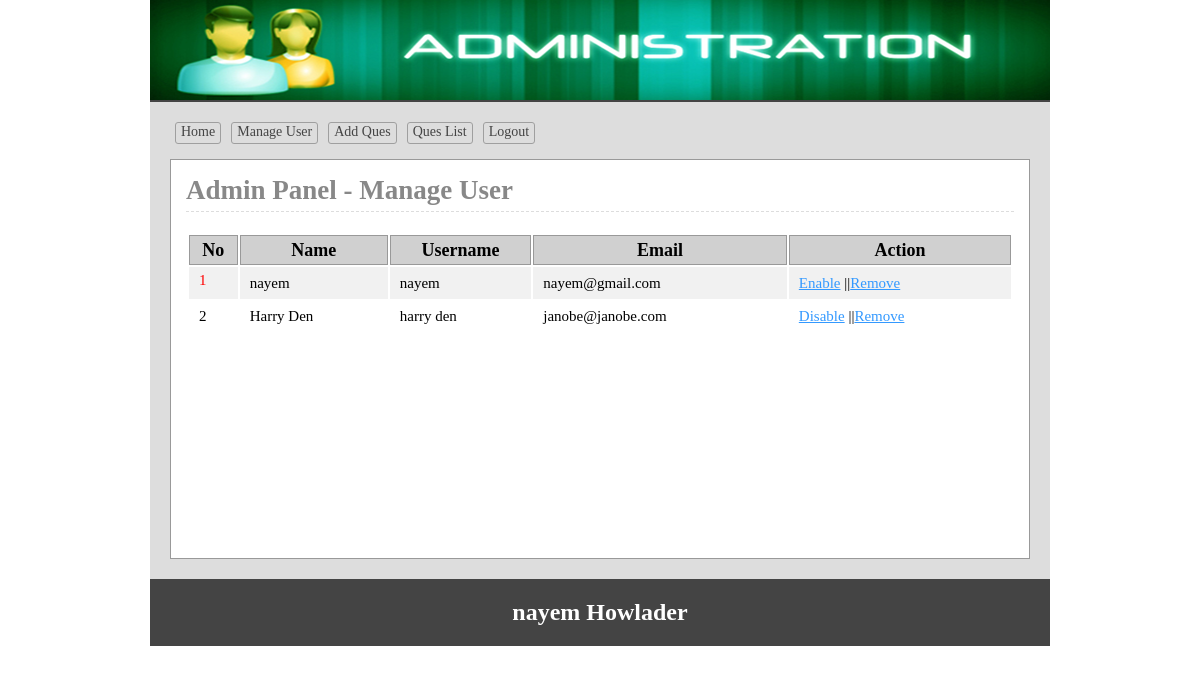
The app's page /admin/users.php (signed in) with its own data.
### tables this page shows
CREATE TABLE `tbl_user` (
  `userid` int(11) NOT NULL,
  `name` varchar(50) NOT NULL,
  `username` varchar(30) NOT NULL,
  `password` varchar(32) NOT NULL,
  `email` varchar(255) NOT NULL,
  `status` int(11) NOT NULL DEFAULT '0'
);

### lib/Database.php (called while the page is built, shortened)
<?php
Class Database{
	public $host   = DB_HOST;
	public $user   = DB_USER;
	public $pass   = DB_PASS;
	public $dbname = DB_NAME;
	public $link;
	private function connectDB(){
	$this->link = new mysqli($this->host, $this->user, $this->pass, $this->dbname);
 }
	public function select($query){
		$result = $this->link->query($query) or die($this->link->error.__LINE__);
		if($result->num_rows > 0){
			return $result;
		} else {
			return false;
		}
	}
}

### classes/User.php (called while the page is built, shortened)
<?php
 $filepath = realpath(dirname(__FILE__));
include_once ($filepath.'/../lib/Database.php');
class User{
	private $db;
	function __construct()
	{
		$this->db = new Database();
	}
     public function getAllUser(){
       $query = "SELECT * FROM tbl_user";
       $result = $this->db->select($query);
       return $result;
    }
}
 ?>

### admin/users.php (the view, shortened to what this page needs)
<?php
    $filepath = realpath(dirname(__FILE__));
	include_once ($filepath.'/inc/header.php');
	include_once ($filepath.'/../classes/User.php');
	$usr = new User();
?>
<div class="main">
	<h1>Admin Panel - Manage User</h1>
<div class="manageuser">
	<table class="tblone">
		<tr>
			<th>No</th>
			<th>Name</th>
			<th>Username</th>
			<th>Email</th>
			<th>Action</th>
		</tr>
<?php
$userData = $usr->getAllUser();
if ($userData) {
	$i = 0;
	while ($result = $userData->fetch_assoc()) {
		$i++;
 ?>
		<tr>
			<td><?php
				if ($result['status'] == '1') {
					echo "<span class='error'>".$i."</span>";
				}else{
					echo $i;
				}
			?></td>
			<td><?php echo $result['name'] ; ?></td>
			<td><?php echo $result['username'] ; ?></td>
			<td><?php echo $result['email'] ; ?></td>
			<td>
				<?php
					if ($result['status'] == '0') { ?>
						<a onclick="return confirm('Are You Sure to Disable')" href="?dis=<?php echo $result['userid'];?>">Disable</a>
					<?php } else{ ?>
						<a onclick="return confirm('Are You Sure to Enable')" href="?ena=<?php echo $result['userid'];?>">Enable</a>
					<?php }?>
				||<a onclick="return confirm('Are You Sure to Remove')" href="?del=<?php echo $result['userid'];?>">Remove</a>
			</td>
		</tr>
	<?php }} ?>
	</table>
</div>
</div>
<?php include 'inc/footer.php'; ?>

### admin/css/admin.css (style rules this page uses)
* { margin:0;padding:0;outline:none }
body { font-family:verdana }
.error { color: red; display: block; padding-bottom: 5px; }
.tblone { width:100%;border:1px solid #fff;margin:20px 0 }
.tblone td { font-size: 15px; padding: 5px 10px; }
table.tblone th { background-color: #d0d0d0; border: 1px solid #999; }
table.tblone tr:nth-child(2n+1) { background:#fff;height:30px; }
table.tblone tr:nth-child(2n) { background:#f1f1f1;height:30px; }
.tblone td a { color:#3399FF; }
.main { background: #fff none repeat scroll 0 0; border: 1px solid #999; margin-top: 10px; min-height: 368px; padding: 15px; width: 828px; }
.main h1 { border-bottom: 1px dashed #ddd; color: #888; margin: 0 0 5px; padding-bottom: 5px; }

### records on screen
tbl_user: name "nayem", username "nayem", email "nayem@gmail.com"
tbl_user: name "Harry Den", username "harry den", email "janobe@janobe.com"
